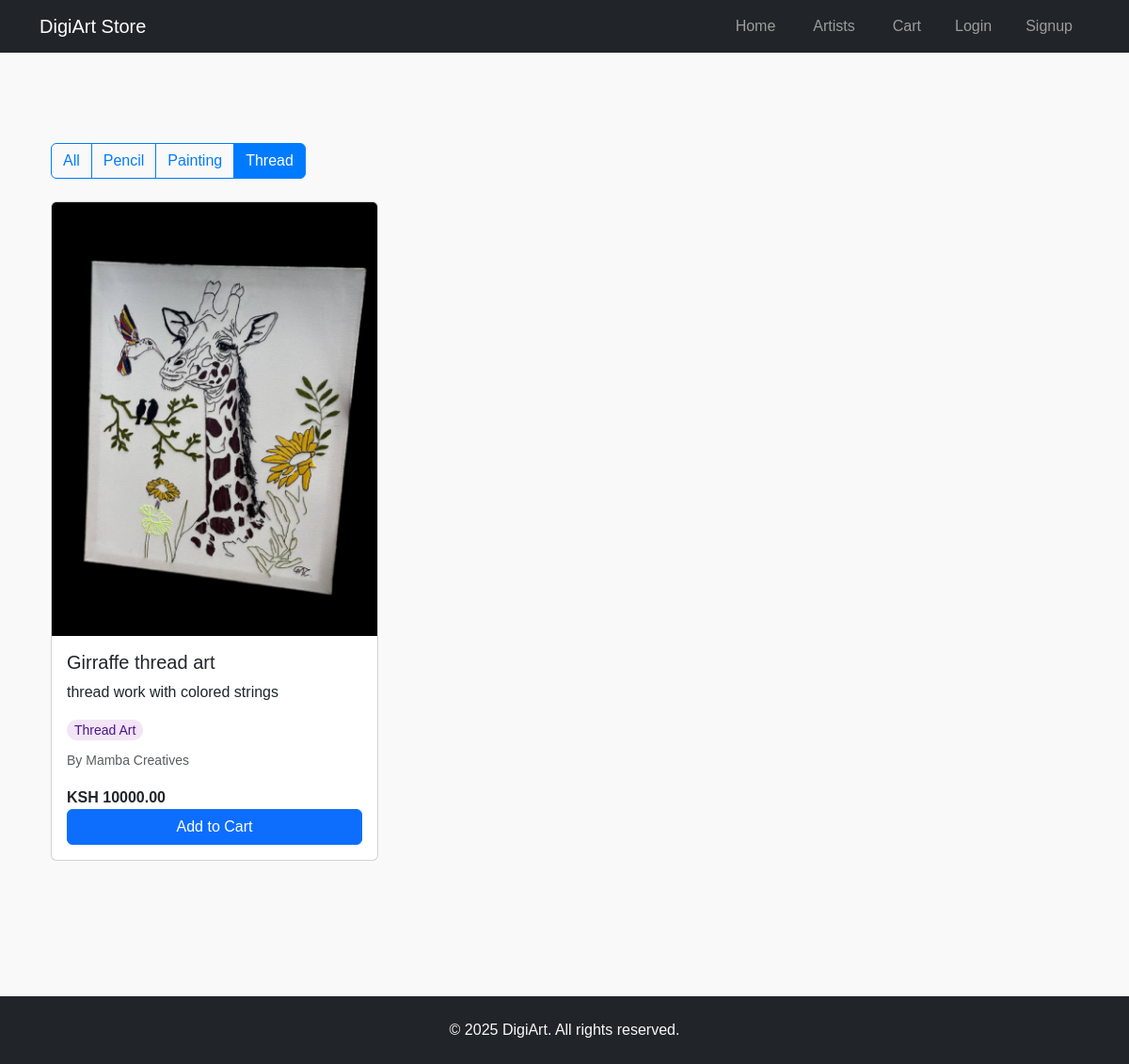
The app's page /?category=thread with its own data.
### store/models.py (models this page shows, shortened)
class Artwork(models.Model):
    ARTWORK_CATEGORIES = (
        ('pencil', 'Pencil Drawing'),
        ('painting', 'Painting'),
        ('thread', 'Thread Art'),
    )
    name = models.CharField(max_length=100)
    artist = models.ForeignKey(Customer, on_delete=models.CASCADE)
    description = models.TextField()
    price = models.DecimalField(max_digits=10, decimal_places=2)
    image = models.ImageField(upload_to='artworks/')
    category = models.CharField(max_length=20, choices=ARTWORK_CATEGORIES)
    created_at = models.DateTimeField(auto_now_add=True)

class Customer(models.Model):
    USER_TYPES = (
        ('customer', 'Art Buyer'),
        ('artist', 'Artist'),
    )
    first_name = models.CharField(max_length=50)
    last_name = models.CharField(max_length=50)
    phone = models.CharField(max_length=15)
    email = models.EmailField(unique=True)
    password = models.CharField(max_length=100)
    user_type = models.CharField(max_length=10, choices=USER_TYPES, default='customer')
    bio = models.TextField(blank=True, null=True)
    artist_statement = models.TextField(blank=True, null=True)
    profile_image = models.ImageField(upload_to='artist_profiles/', blank=True, null=True)

### store/views.py (the view)
# urls.py: path('', Index.as_view(), name='homepage'),
class Index(View):
    def get(self, request):
        cart = request.session.get('cart', {})
        artworks = Artwork.objects.all().order_by('-created_at')
        categories = dict(Artwork.ARTWORK_CATEGORIES).keys()
        category = request.GET.get('category')
        if category:
            artworks = artworks.filter(category=category)
        return render(request, 'index.html', {
            'artworks': artworks,
            'categories': categories,
            'cart': cart
        })

### store/templates/index.html (shortened to what this page needs)
{% extends 'base.html' %}
{% load static %}
{% load cart_tags %}
{% block content %}
<div class="container py-5">
    <div class="mb-4">
        <div class="btn-group" role="group" aria-label="Artwork categories">
            <a href="{% url 'homepage' %}" class="btn btn-outline-primary {% if not request.GET.category %}active{% endif %}">
                All
            </a>
            {% for category in categories %}
            <a href="{% url 'homepage' %}?category={{ category }}"
               class="btn btn-outline-primary {% if request.GET.category == category %}active{% endif %}">
                {{ category|title }}
            </a>
            {% endfor %}
        </div>
    </div>
    <div class="row row-cols-1 row-cols-md-2 row-cols-lg-3 g-4">
        {% for artwork in artworks %}
        <div class="col">
            <div class="card h-100">
                <img src="{{ artwork.image.url }}" class="card-img-top" alt="{{ artwork.name }}">
                <div class="card-body">
                    <h5 class="card-title">{{ artwork.name }}</h5>
                    <p class="card-text">{{ artwork.description|truncatewords:20 }}</p>
                    <p class="mb-2">
                        <span class="badge category-badge {{ artwork.category }}">
                            {{ artwork.get_category_display }}
                        </span>
                    </p>
                    <p class="card-text">
                        <small class="text-muted">
                            By {{ artwork.artist.first_name }} {{ artwork.artist.last_name }}
                        </small>
                    </p>
                    <div class="d-flex justify-content-between align-items-center">
                        <p class="card-text"><strong>KSH {{ artwork.price }}</strong></p>
                    </div>
                    <form method="post" action="{% url 'cart' %}">
                        <button type="submit" class="btn btn-primary w-100">
                            Add to Cart
                        </button>
                    </form>
                </div>
            </div>
        </div>
        {% empty %}
        <div class="col-12 text-center">
            <p>No artworks available.</p>
        </div>
        {% endfor %}
    </div>
</div>
{% endblock %}

### store/static/style.css (style rules this page uses)
body { font-family: Arial, sans-serif; margin: 0; padding: 0; background-color: #f9f9f9; color: #333; }
.card { transition: transform 0.2s ease-in-out; }
.btn-group .btn-outline-primary { border-color: #007bff; color: #007bff; }
.btn-group .btn-outline-primary.active { background-color: #007bff; color: white; }
.category-badge { padding: 0.25rem 0.5rem; border-radius: 1rem; font-size: 0.875rem; font-weight: 500; }
.category-badge.thread { background-color: #f3e5f5; color: #4a148c; }

### records on screen
Artwork: image (picture), name "Girraffe thread art", description "thread work with colored strings", category "Thread Art", artist.first_name "Mamba", artist.last_name "Creatives", price "10000.00"

### other values on screen
{{ category|title }} "Pencil" "Painting" "Thread"
